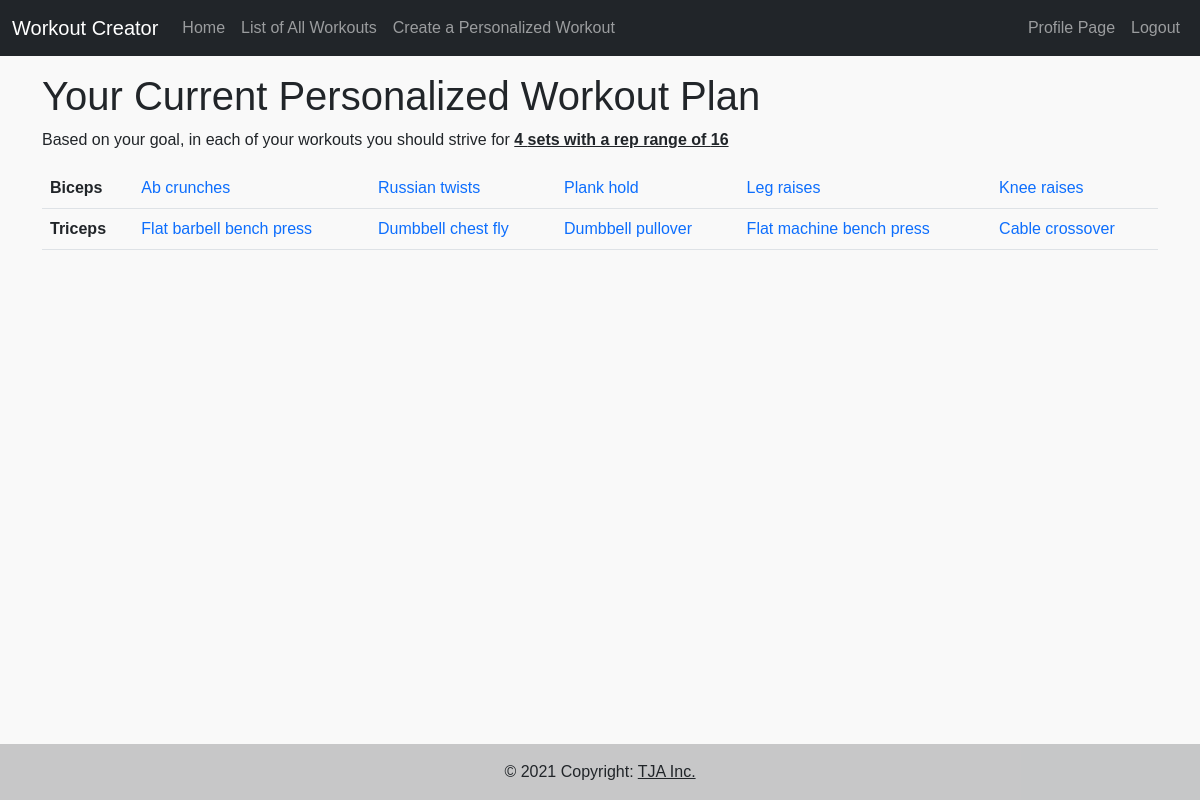
Screenshot of /currentworkout/ (signed in) with the database file from the repository.
### routes.py (models this page shows)
class Userform(db.Model):
    id = db.Column(db.Integer, primary_key=True, autoincrement=True)
    user_id = db.Column(db.Integer, db.ForeignKey('Users.id'))
    userform = db.relationship('User', foreign_keys='Userform.user_id')
    gender = db.Column(db.Unicode, nullable=False)
    age = db.Column(db.Integer, nullable=False)
    weight = db.Column(db.Float, nullable=False)
    height = db.Column(db.Float, nullable=False)
    areaOfFocus = db.Column(db.Unicode, nullable=False)
    goals = db.Column(db.Unicode, nullable=False)
    numberofsets = db.Column(db.Integer, nullable=False)

class Abs(db.Model):
    id = db.Column(db.Integer, primary_key=True, autoincrement=True)
    workouts = db.Column(db.Unicode)
    link_to_wo = db.Column(db.Unicode)

class Chest(db.Model):
    id = db.Column(db.Integer, primary_key=True, autoincrement=True)
    workouts = db.Column(db.Unicode)
    link_to_wo = db.Column(db.Unicode)

### routes.py (the view)
@ app.route("/currentworkout/")
@ login_required
def current_workout():
    userformid = db.session.query(
        Userform.id).filter_by(user=current_user).all()
    length = length_hint(userformid)
    userformid = userformid[length-1]
    userformid = userformid[0]
    selectedAOF = db.session.query(
        Userform.areaOfFocus).filter_by(id=userformid)
    selectedGoal = db.session.query(
        Userform.goals).filter_by(id=userformid)
    selectedREPS = db.session.query(
        Userform.numberofsets).filter_by(id=userformid)
    resultGoal = selectedGoal[0]
    resultGoal = resultGoal[0]
    resultREPS = selectedREPS[0]
    resultREPS = resultREPS[0]
    stringAOF = selectedAOF[0]
    stringAOF = stringAOF[0]
    resultAOF = stringAOF.split()
    listAOF = []
    for x in resultAOF:
        if (x.lower() == "abs"):
            listAOF.append("abs")
        if (x.lower() == "chest"):
            listAOF.append("chest")
        if (x.lower() == "back"):
            listAOF.append("back")
        if (x.lower() == "biceps"):
            listAOF.append("biceps")
        if (x.lower() == "triceps"):
            listAOF.append("triceps")
        if (x.lower() == "shoulders"):
            listAOF.append("shoulders")
        if (x.lower() == "legs"):
            listAOF.append("legs")
    listOfSelectedWO = db.session.query(
        Workouts.abs, Workouts.chest, Workouts.back,
        Workouts.biceps, Workouts.triceps, Workouts.shoulders,
        Workouts.legs).filter_by(user=current_user).first()
    resultWO = []
    if(listOfSelectedWO[0]):
        abslist = db.session.query(Abs.workouts, Abs.link_to_wo).all()
        resultWO.append(abslist)
    if(listOfSelectedWO[1]):
        chestlist = db.session.query(Chest.workouts, Chest.link_to_wo).all()
        resultWO.append(chestlist)
    if(listOfSelectedWO[2]):
        backlist = db.session.query(Back.workouts, Back.link_to_wo).all()
        resultWO.append(backlist)
    if(listOfSelectedWO[3]):
        bicepslist = db.session.query(Biceps.workouts, Biceps.link_to_wo).all()
        resultWO.append(bicepslist)
    if(listOfSelectedWO[4]):
        tricepslist = db.session.query(
            Triceps.workouts, Triceps.link_to_wo).all()
        resultWO.append(tricepslist)
    if(listOfSelectedWO[5]):
        shoulderslist = db.session.query(
            Shoulders.workouts, Shoulders.link_to_wo).all()
        resultWO.append(shoulderslist)
    if(listOfSelectedWO[6]):
        legslist = db.session.query(Legs.workouts, Legs.link_to_wo).all()
        resultWO.append(legslist)
    db.session.commit()
    return render_template("currentworkout.j2", listAOF_resultWO=zip(listAOF, resultWO), selectedGoal=resultGoal, selectedREPS=resultREPS)

### routes.py (called while the page is built)
@app.login_manager.user_loader
def load_user(uid):
    return User.query.get(int(uid))

### templates/currentworkout.j2 (shortened to what this page needs)
<!doctype html>
<html lang="en">
    <head>
        <link href="https://cdn.jsdelivr.net/npm/bootstrap@5.1.1/dist/css/bootstrap.min.css" rel="stylesheet">
        <link rel="stylesheet" href= "/static/styles/WO.css">
    </head>
    <body>
        <nav class="navbar navbar-expand-md sticky-top navbar-dark bg-dark">
            <div class="container-fluid">
                <a class="navbar-brand" href="/home/">Workout Creator</a>
                <div class="collapse navbar-collapse" id="navbarNav">
                    <ul class="navbar-nav">
                        <li class="nav-item">
                            <a class="nav-link" href="/home/">Home</a>
                        </li>
                        <li class="nav-item">
                            <a class="nav-link" href="/workouts/">List of All Workouts</a>
                        </li>
                        <li class="nav-item">
                            <a class="nav-link" href="/workoutform/">Create a Personalized Workout</a>
                        </li>
                    </ul>
                        <ul class="navbar-nav ms-auto">
                            <li class="nav-item">
                            <a class="nav-link" href="/profile/">Profile Page</a>
                        </li>
                        <li class="nav-item">
                            <a class="nav-link" href="/logout/">Logout</a>
                        </li>
                    </ul>
                </div>
            </div>
        </nav>
        <main>
            <div class="container mt-3">
                <h1>Your Current Personalized Workout Plan</h1>
                <p>Based on your goal, in each of your workouts you should strive for <span class= "p1 text-decoration-underline bold"> {{selectedREPS}} sets with a rep range of {{selectedGoal}}</span></p>
            <table class="table table-striped">
                <thead>
                    {%for z,x in listAOF_resultWO%}
                    <tr>
                        <th>{{z|capitalize}}</th>
                        {%for y in x%}
                        <td><a class = "text-decoration-none" href = "{{y.1}}">{{y.0}}</a></td>
                    {%endfor%}
                    </tr>
                {%endfor%}
                </thead>
            </table>
            <div class= "container">
                <br><br><br>
            </div>
        </main>
    </body>
    <footer class="bg-light text-center fixed-bottom text-lg-start">
        <div class="text-center p-3" style="background-color: rgba(0, 0, 0, 0.2);">
            © 2021 Copyright:
            <a class="text-dark">TJA Inc.</a>
        </div>
    </footer>
</html>

### static/styles/WO.css (style rules this page uses)
body { background-color: rgba(0, 0, 0, 0.025); font-family: "Lucida Sans", "Lucida Sans Regular", "Lucida Grande", "Lucida Sans Unicode", Geneva, Verdana, sans-serif; }
.p1 { font-weight: bold; }

### rows the page displays
Userform: goals "16"
Abs: workouts "Ab crunches"
Abs: workouts "Russian twists"
Abs: workouts "Plank hold"
Abs: workouts "Leg raises"
Abs: workouts "Knee raises"
Chest: workouts "Flat barbell bench press"
Chest: workouts "Dumbbell chest fly"
Chest: workouts "Dumbbell pullover"
Chest: workouts "Flat machine bench press"
Chest: workouts "Cable crossover"

### other values shown
{{ selectedREPS }} "4"
{{ z|capitalize }} "Biceps" "Triceps"
